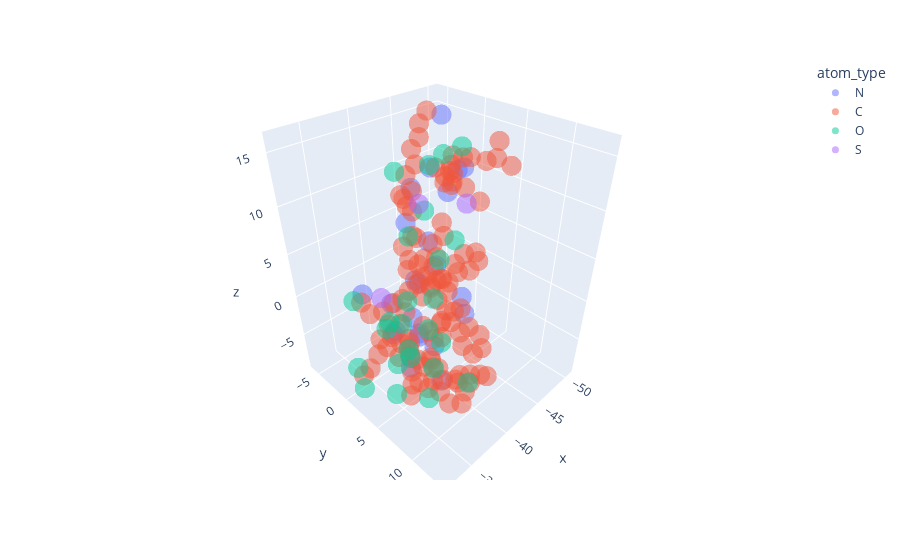

The notebook cell this image was saved under:
### Code cell
import plotly.express as px
select = full[(100 < full['label_seq_id']) & (full['label_seq_id'] < 120)]
df = px.data.iris()
fig = px.scatter_3d(select, x='x', y='y', z='z',
                    color='atom_type', opacity=0.5)
fig.update_traces(marker=dict(size=7))
fig.show()
